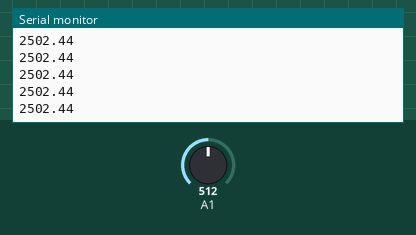
Recording of a sketch running on a simulated Arduino Uno, built with avr-gcc and run on an emulated ATmega328P. On the bench: the last lines printed to the serial monitor. The inputs (shaded band) are chosen by the test bench; at power-on: A1 = 512.

Above: at 1.2 s.
1.3 s: A1 set to 716
At 2.4 s:
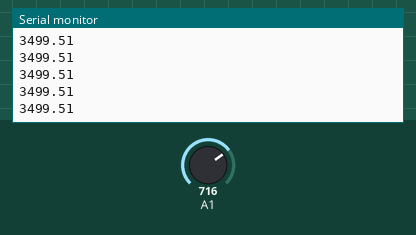
2.8 s: A1 set to 900
At 3.9 s:
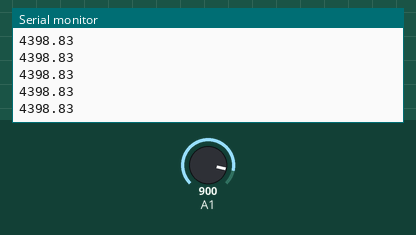
Timing chart, 0 to 5.8 s (numbered marks = the images above; inputs shaded):
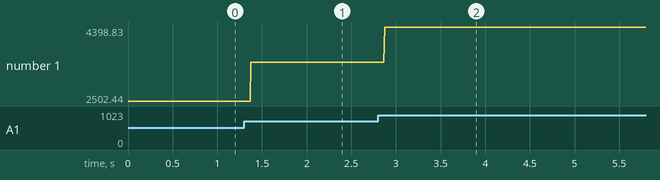

The sketch:

449_garage_test.ino
```cpp
void setup() {
  // put your setup code here, to run once:
  Serial.begin(9600);
  pinMode(A1, INPUT);

}

void loop() {
  // put your main code here, to run repeatedly:
  int rawReading = analogRead(A1);
  float volts = rawReading * (5000.0/1023.0);
  Serial.println(volts);
//  Serial.println(" ");

}
```

Measured:
- after the input at 1.3 s, the serial monitor: prints a new line after 0.08 s (image 1)
- after the input at 2.8 s, the serial monitor: prints a new line after 0.07 s (image 2)
- plotted number 1: 2502.44 → 3499.51 after the input at 1.3 s, 3499.51 → 4398 after the input at 2.8 s
